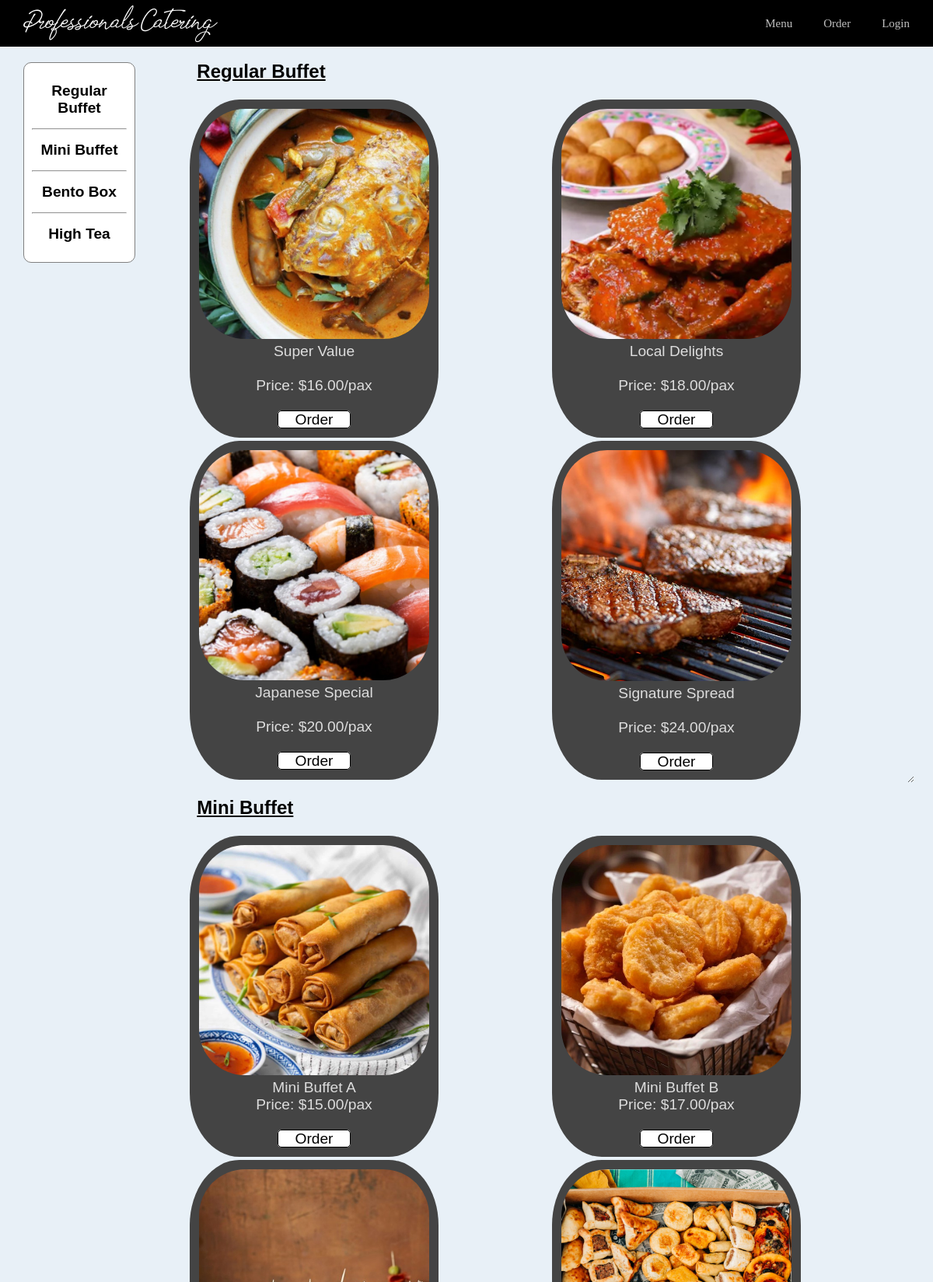
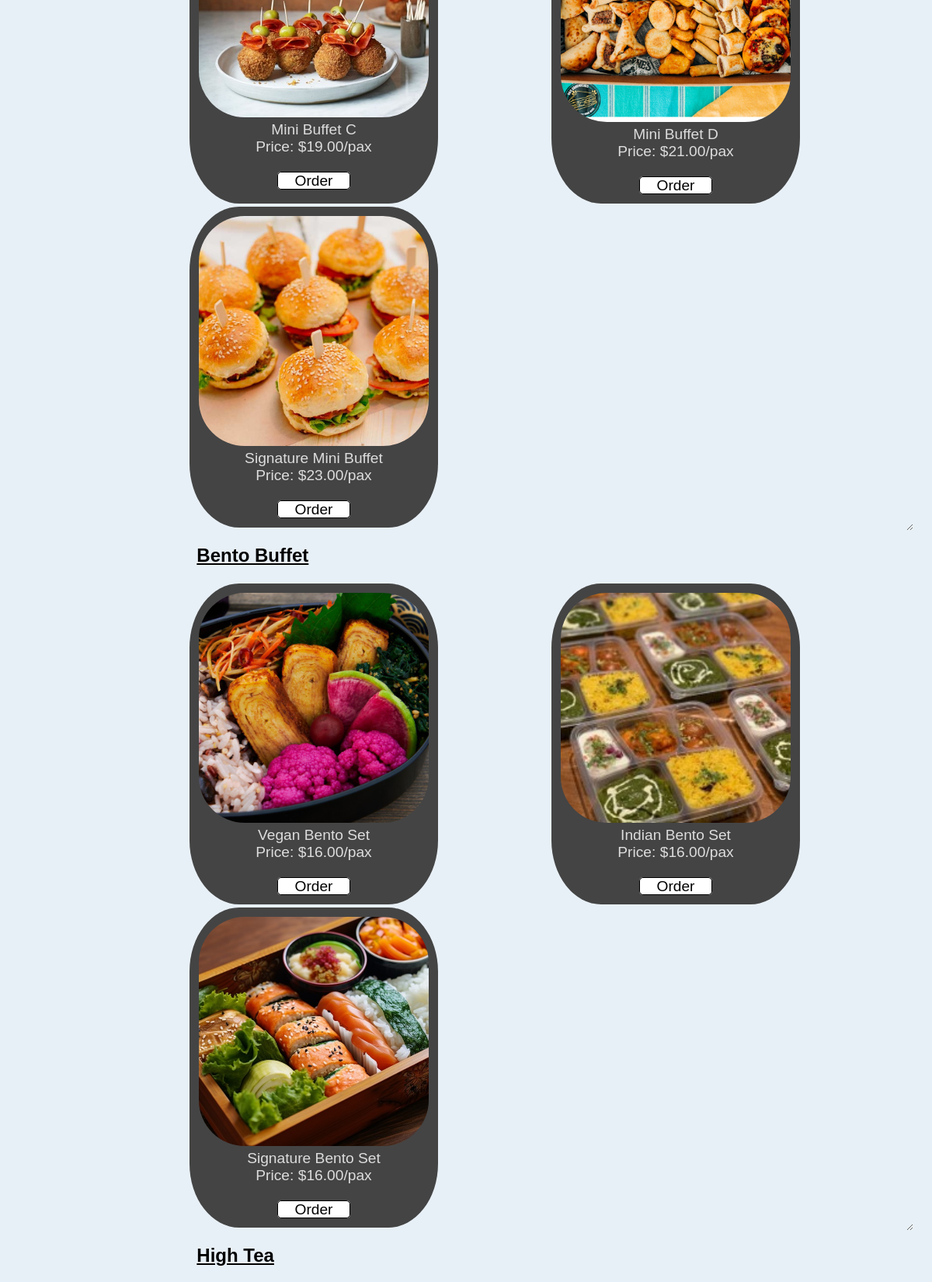
The app's page /menu/menu.php (upper part) with its own data (2 pictures, top to bottom).
### tables this page shows
create table if not exists menu(
    name varchar(100),
    imgname varchar(100),
    price decimal(5,2),
    category varchar(100)
);

### menu/menu.php (the view, shortened to what this page needs)
<?php
    $servername = "localhost";
    $username = "root";
    $password = "";
    $dbname = "professionals";
    $conn = new mysqli($servername, $username, $password, $dbname);
?>
<!DOCTYPE html>
<html lang="en">
<head>
   <link rel="stylesheet" href="../styles.css">
</head>
<body>
   <header class="header">
       <div class="header_content">
           <a href="../index.php" class="logo">Professionals Catering</a>
           <nav class="nav">
                <ul class="nav_list">
                    <li class="nav_item">
                        <a href="#head" class="nav_link">Menu</a>
                    </li>
                    <li class="nav_item">
                        <a href="#" class="nav_link">Order</a>
                    </li>
                    <?php if (isset($_SESSION['username'])): ?>
                        <li class="nav_item">
                            <a href="../logout.php" class="nav_link">Logout</a>
                        </li>
                        <li class="nav_item">
                            <span class="nav_link">Hello, <?php echo htmlspecialchars($_SESSION['username']); ?>!</span>
                        </li>
                    <?php else: ?>
                        <li class="nav_item">
                            <a href="../login/login.php" class="nav_link">Login</a>
                        </li>
                    <?php endif; ?>
                </ul>
            </nav>
       </div>
   </header>
   <div class="content">
       <div class="left">
            <div class="categories">
                <ul>
                    <br>
                    <li><a href="#regular"><h2>Regular Buffet</h2></a></li>
                    <br>
                    <hr>
                    <br>
                    <li><a href="#mini"><h2>Mini Buffet</h2></a></li>
                    <br>
                    <hr>
                    <br>
                    <li><a href="#bento"><h2>Bento Box</h2></a></li>
                    <br>
                    <hr>
                    <br>
                    <li><a href="#hightea"><h2>High Tea</h2></a></li>
                    <br>
                </ul>
            </div>
       </div>
       <div class="right">
            <div class="menu">
                <div id="regular">
                    <br>
                    <h2>&nbsp;&nbsp;<u>Regular Buffet</u></h2>
                    <br>
                    <div class="menu_items">
                        <?php
                            $sql = "SELECT * FROM menu WHERE category='regular'";
                            $result = $conn->query($sql);
                            if ($result->num_rows > 0) {
                                while($row = $result->fetch_assoc()) {
                                    echo "<div class='card'>";
                                    echo "<img src='../media/menu/" . $row["imgname"] . ".jpg' alt='" . $row["imgname"] . "'>";
                                    echo "<p>" . $row["name"] . "</p>";
                                    echo "<br>";
                                    echo "<p>Price: $" . $row["price"] . "/pax</p>";
                                    echo "<br>";
                                    echo "<a class='order' href='../cart/cart.php?product_id=". $row["name"] ."' value='regular'>&nbsp;&nbsp;&nbsp;&nbsp;Order&nbsp;&nbsp;&nbsp;&nbsp;</a>";
                                    echo "</div>";
                                }
                            } else {
                                echo "0 results";
                            }
                        ?>
                    </div>
                </div>
                <div id="mini">
                    <br>
                    <h2>&nbsp;&nbsp;<u>Mini Buffet</u></h2>
                    <br>
                    <div class="menu_items">
                    <?php
                            $sql = "SELECT * FROM menu WHERE category='mini'";
                            $result = $conn->query($sql);
                            if ($result->num_rows > 0) {
                                while($row = $result->fetch_assoc()) {
                                    echo "<div class='card'>";
                                    echo "<img src='../media/menu/" . $row["imgname"] . ".jpg' alt='" . $row["imgname"] . "'>";
                                    echo "<p>" . $row["name"] . "</p>";
                                    echo "<p>Price: $" . $row["price"] . "/pax</p>";
                                    echo "<br>";
                                    echo "<a class='order' href='../cart/cart.php?product_id=". $row["name"] ."' value='mini'>&nbsp;&nbsp;&nbsp;&nbsp;Order&nbsp;&nbsp;&nbsp;&nbsp;</a>";
                                    echo "</div>";
                                }
                            } else {
                                echo "0 results";
                            }
                        ?>
                    </div>
                </div>
                <div id="bento">
                    <br>
                    <h2>&nbsp;&nbsp;<u>Bento Buffet</u></h2>
                    <br>
                    <div class="menu_items">
                    <?php
                            $sql = "SELECT * FROM menu WHERE category='bento'";
                            $result = $conn->query($sql);
                            if ($result->num_rows > 0) {
                                while($row = $result->fetch_assoc()) {
                                    echo "<div class='card'>";
                                    echo "<img src='../media/menu/" . $row["imgname"] . ".jpg' alt='" . $row["imgname"] . "'>";
                                    echo "<p>" . $row["name"] . "</p>";
                                    echo "<p>Price: $" . $row["price"] . "/pax</p>";
                                    echo "<br>";
                                    echo "<a class='order' href='../cart/cart.php?product_id=". $row["name"] ."' value='bento'>&nbsp;&nbsp;&nbsp;&nbsp;Order&nbsp;&nbsp;&nbsp;&nbsp;</a>";
                                    echo "</div>";
                                }
                            } else {
                                echo "0 results";
                            }
                        ?>
                    </div>
                </div>
                <div id="hightea">
                    <br>
                    <h2>&nbsp;&nbsp;<u>High Tea</u></h2>
                    <br>
                    <br>
                    <br>
                </div>
            </div>
       </div>
   </div>
</body>
</html>

### styles.css (style rules this page uses)
* { margin: 0; padding: 0; box-sizing: border-box; }
ul { list-style: none; }
a { text-decoration: none; color:inherit; }
body { background-color: #e8f0f7; height: auto; padding-top: 60px; }
.header { background-color: black; position : fixed; width: 100%; top: 0; z-index: 10; }
.header_content { display:flex; align-items: center; justify-content: space-between; padding: 0 30px; min-height: 60px; }
.logo { font-family: tomatoes, sans-serif; color: #fff; font-size: 23px; letter-spacing: -1.5px; font-weight: 500; }
.nav { transition: all 0.3s ease-in-out; }
.nav_list { display:flex; column-gap: 40px; }
.nav_link { color: rgba(255, 255, 255, 0.75); font-size: 15px; transition: all 0.4s; }
.content { font-family: gamilia, sans-serif; align-items: center; display: flex; flex-direction: column; }

### menu/menu.php (style rules this page uses)
.content { display: flex; flex-direction: row; min-height: 85vh; }
.left { margin: 0; padding: 0; max-width: 20vw; background-color: #e8f0f7; position: fixed; height: 87%; top: 50px; }
.categories { margin: 30px 10px 0 30px; padding: 10px; border: 1px solid gray; border-radius: 10px; max-width: 12vw; text-align: center; background-color: #fff; list-style-type: none; font-size: 0.8em; }
.right { margin: 0; padding: 0; display: flex; flex-direction: column; }
.menu_items { resize: both; overflow: auto; display: grid; gap: 4px; padding: 4px; justify-items: start; align-items: left; grid-template-columns: repeat(auto-fit, minmax(320px, 1fr)); }
.card { border-radius: 20%; max-width: 320px; background-color: #444; text-align: center; color: #ddd; font-family: sans-serif; font-size: 1.2rem; padding: 12px; }
.order { color: #000000; background-color: #ffff; border: 1px solid black; border-radius: 5px; }
img { border-radius: 20%; width: 100%; height: auto; }
@media (min-width: 769px) { .left { width: 20vw; } }
@media (min-width: 769px) { .right { margin-left: 20vw; } }
@media (min-width: 769px) { .right div { width: 78vw } }

### records on screen
menu: imgname (picture), name "Super Value", price "16.00"
menu: imgname (picture), name "Local Delights", price "18.00"
menu: imgname (picture), name "Japanese Special", price "20.00"
menu: imgname (picture), name "Signature Spread", price "24.00"
menu: imgname (picture), name "Mini Buffet A", price "15.00"
menu: imgname (picture), name "Mini Buffet B", price "17.00"
menu: imgname (picture), name "Mini Buffet C", price "19.00"
menu: imgname (picture), name "Mini Buffet D", price "21.00"
menu: imgname (picture), name "Signature Mini Buffet", price "23.00"
menu: imgname (picture), name "Vegan Bento Set", price "16.00"
menu: imgname (picture), name "Indian Bento Set", price "16.00"
menu: imgname (picture), name "Signature Bento Set", price "16.00"
